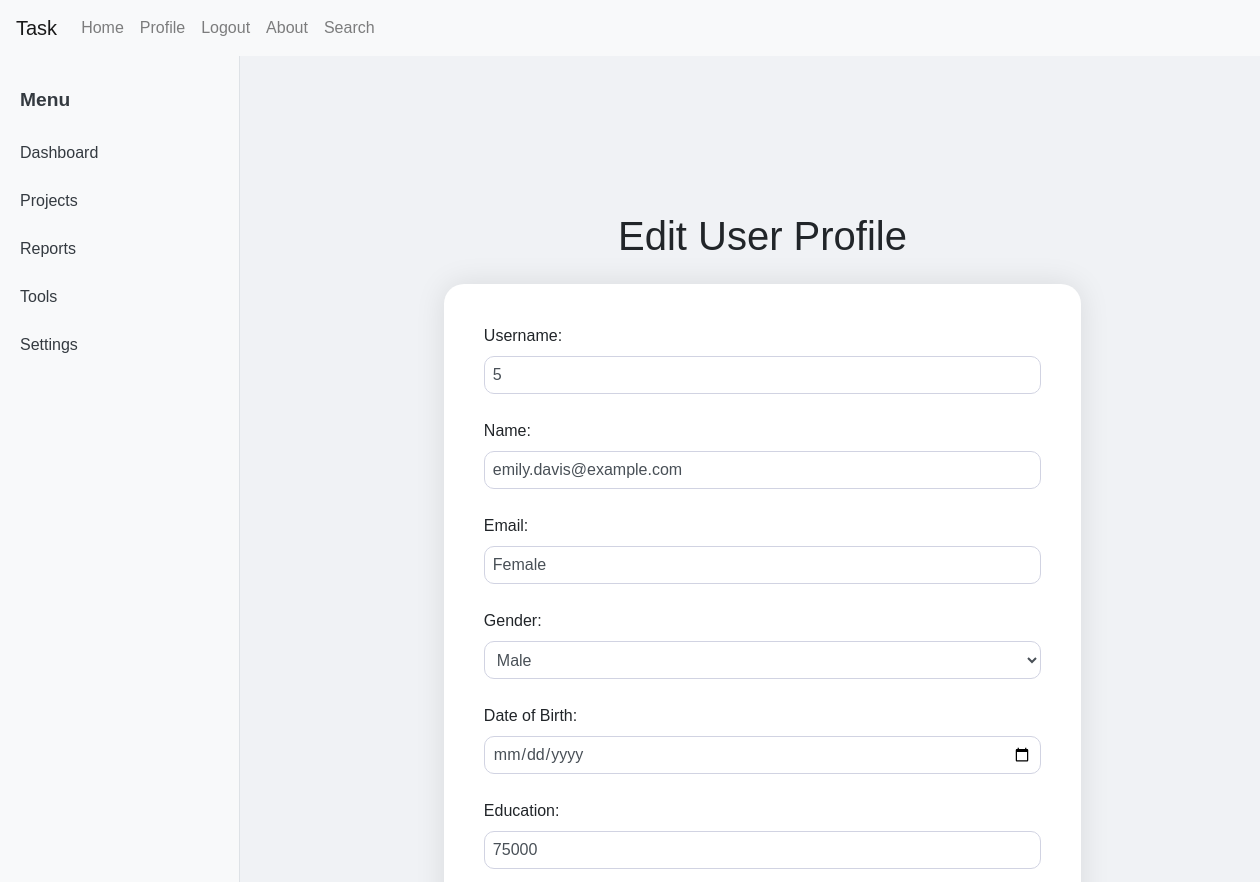
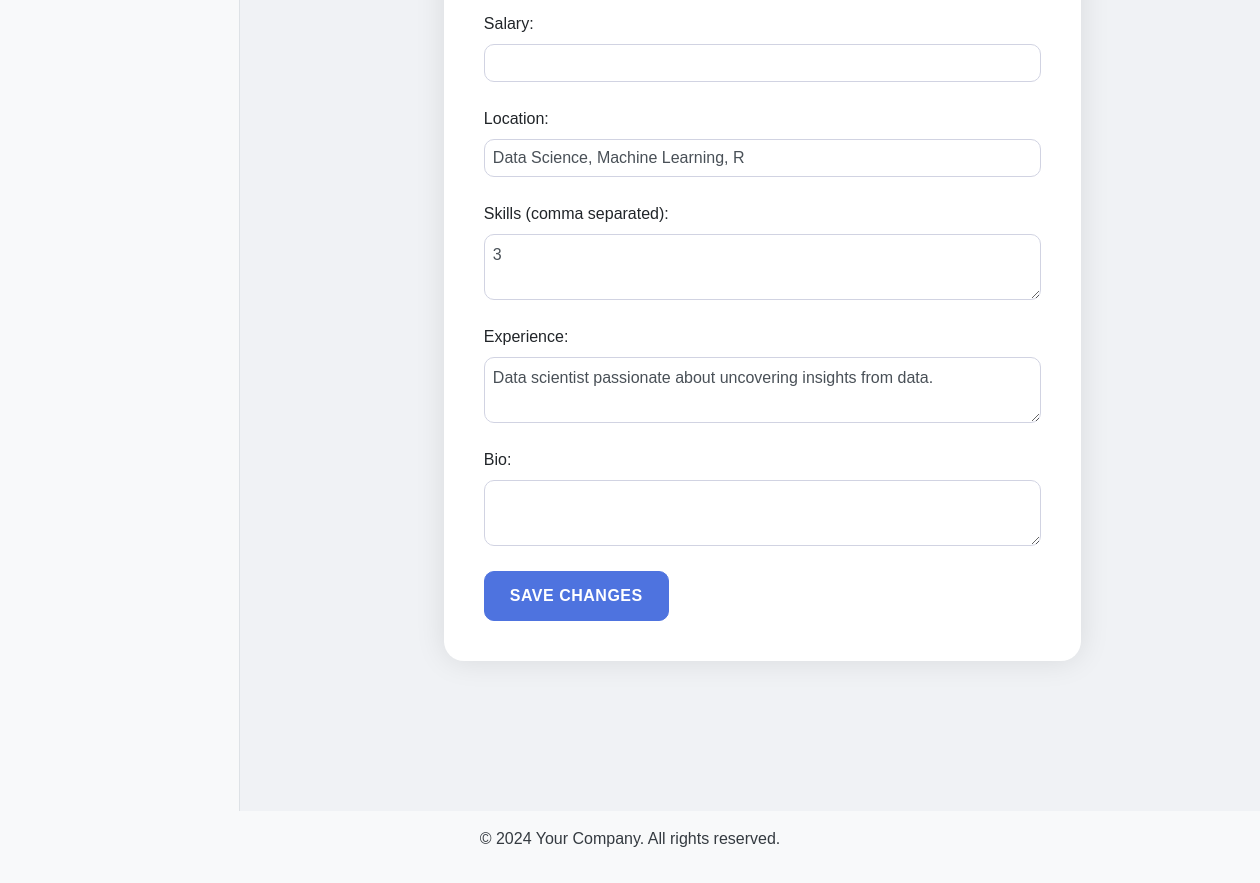
The app's page /edit (signed in), older data (2 pictures, top to bottom).
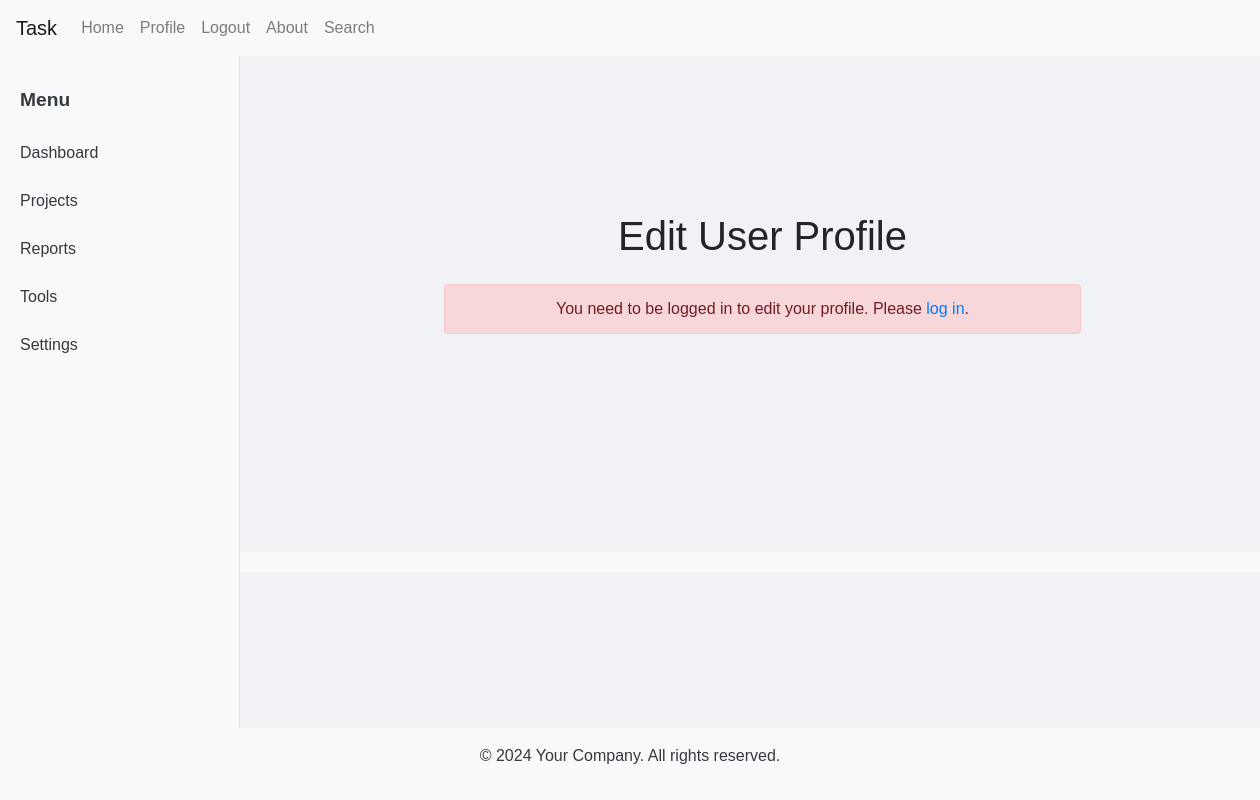
The same page, newer data.
### tables this page shows
CREATE TABLE user_profile (
    id INTEGER PRIMARY KEY AUTOINCREMENT,
    username TEXT NOT NULL,
    password TEXT NOT NULL,
    name TEXT,
    email TEXT,
    gender TEXT,
    dob TEXT,
    education TEXT,
    salary INTEGER,
    location TEXT,
    skills TEXT,
    experience INTEGER,
    bio TEXT
);

### app.py (the view, shortened to what this page needs)
@app.route('/edit', methods=['GET', 'POST'])
def edit_profile():
    if 'email' not in session:
        flash("Please sign up or log in first.", 'error')
        return redirect(url_for('signup'))
    user_profile = current_user()
    return render_template('edit_profile.html', user_profile=user_profile)

### app.py (called while the page is built)
def current_user():
    if 'email' in session:
        email = session['email']
        conn = sqlite3.connect(DATABASE)
        c = conn.cursor()
        c.execute('SELECT * FROM user_profile WHERE email = ?', (email,))
        user_profile = c.fetchone()
        conn.close()
        return user_profile
    return None

### templates/edit_profile.html (shortened to what this page needs)
{% extends "layout.html" %}
{% block content %}
<main class="container mt-5">
  <div class="row justify-content-center">
    <div class="col-md-8">
      <h1 class="text-center mb-4">Edit User Profile</h1>
      {% if user_profile %}
        <form method="post">
          <input type="hidden" name="csrf_token" value="{{ csrf_token }}">  <div class="card">
            <div class="card-body">
                <div class="form-group">
                <label for="username">Username:</label>
                <input type="text" class="form-control" id="username" name="username" value="{{ user_profile[1] }}">
              </div>
              <div class="form-group">
                <label for="name">Name:</label>
                <input type="text" class="form-control" id="name" name="name" value="{{ user_profile[3] }}">
              </div>
              <div class="form-group">
                <label for="email">Email:</label>
                <input type="email" class="form-control" id="email" name="email" value="{{ user_profile[4] }}">  </div>
              <div class="form-group">
                <label for="gender">Gender:</label>
                <select class="form-control" id="gender" name="gender">
                  <option value="Male" {% if user_profile[5] == "Male" %}selected{% endif %}>Male</option>
                </select>
              </div>
              <div class="form-group">
                <label for="dob">Date of Birth:</label>
                <input type="date" class="form-control" id="dob" name="dob" value="{{ user_profile[6] }}">
              </div>
              <div class="form-group">
                <label for="education">Education:</label>
                <input type="text" class="form-control" id="education" name="education" value="{{ user_profile[7] }}">
              </div>
              <div class="form-group">
                <label for="salary">Salary:</label>
                <input type="number" class="form-control" id="salary" name="salary" value="{{ user_profile[8] }}">
              </div>
              <div class="form-group">
                <label for="location">Location:</label>
                <input type="text" class="form-control" id="location" name="location" value="{{ user_profile[9] }}">
              </div>
              <div class="form-group">
                <label for="skills">Skills (comma separated):</label>
                <textarea class="form-control" id="skills" name="skills">{{ user_profile[10] }}</textarea>
              </div>
              <div class="form-group">
                <label for="experience">Experience:</label>
                <textarea class="form-control" id="experience" name="experience">{{ user_profile[11] }}</textarea>
              </div>
              <div class="form-group">
                <label for="bio">Bio:</label>
                <textarea class="form-control" id="bio" name="bio">{{ user_profile[12] }}</textarea>
              </div>
              <button type="submit" class="btn btn-primary">Save Changes</button>
            </div>
          </div>
        </form>
      {% else %}
        <div class="alert alert-danger text-center" role="alert">
          You need to be logged in to edit your profile. Please <a href="{{ url_for('login') }}">log in</a>.
        </div>
      {% endif %}
    </div>
  </div>
</main>
{% endblock %}

Row changes from the older to the newer data that the page shows:
removed user_profile: username "5", name "emily.davis@example.com", email "Female", education "75000", location "Data Science, Machine Learning, R", skills "3", experience "Data scientist passionate about uncovering insights from data."
Text that changed along with them:
form field gender: "Male" → (not shown)
text no longer shown: "Username: Name: Email: Gender: Date of Birth: Education: Salary: Location: Skills (comma separated): Experience: Bio: SAVE CHANGES"
text now shown: "You need to be logged in to edit your profile. Please log in ."
